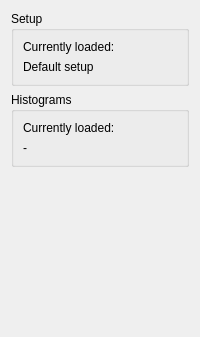
         <widget class="QWidget" name="statusFilesTab">
          <attribute name="title">
           <string>Files</string>
          </attribute>
          <layout class="QGridLayout" name="gridLayout_5">
           <item row="0" column="0">
            <widget class="QGroupBox" name="groupBox79_2">
             <property name="title">
              <string>Setup</string>
             </property>
             <layout class="QGridLayout" name="gridLayout_6">
              <item row="2" column="0" colspan="2">
               <widget class="QLabel" name="configfilename">
                <property name="text">
                 <string>Default setup</string>
                </property>
                <property name="wordWrap">
                 <bool>false</bool>
                </property>
               </widget>
              </item>
              <item row="0" column="0">
               <widget class="QLabel" name="textLabel2_2_2">
                <property name="text">
                 <string>Currently loaded:</string>
                </property>
                <property name="wordWrap">
                 <bool>false</bool>
                </property>
               </widget>
              </item>
             </layout>
            </widget>
           </item>
           <item row="1" column="0">
            <widget class="QGroupBox" name="groupBox36">
             <property name="title">
              <string>Histograms</string>
             </property>
             <layout class="QGridLayout" name="gridLayout_16">
              <item row="1" column="0">
               <widget class="QLabel" name="histfilename">
                <property name="text">
                 <string>-</string>
                </property>
                <property name="wordWrap">
                 <bool>false</bool>
                </property>
               </widget>
              </item>
              <item row="0" column="0">
               <widget class="QLabel" name="textLabel2_2">
                <property name="text">
                 <string>Currently loaded:</string>
                </property>
                <property name="wordWrap">
                 <bool>false</bool>
                </property>
               </widget>
              </item>
             </layout>
            </widget>
           </item>
           <item row="2" column="0">
            <spacer name="verticalSpacer_2">
             <property name="orientation">
              <enum>Qt::Vertical</enum>
             </property>
             <property name="sizeHint" stdset="0">
              <size>
               <width>20</width>
               <height>159</height>
              </size>
             </property>
            </spacer>
           </item>
          </layout>
         </widget>
